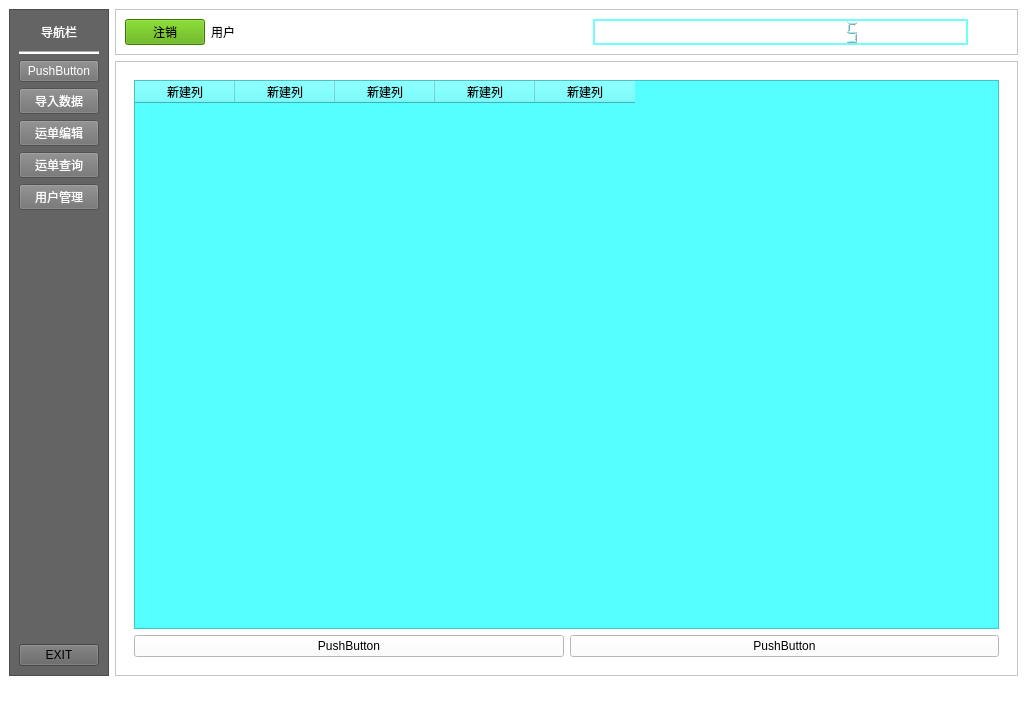
<?xml version="1.0" encoding="UTF-8"?>
<ui version="4.0">
 <class>MainWindow</class>
 <widget class="QMainWindow" name="MainWindow">
  <property name="geometry">
   <rect>
    <x>0</x>
    <y>0</y>
    <width>1027</width>
    <height>707</height>
   </rect>
  </property>
  <property name="windowTitle">
   <string>MainWindow</string>
  </property>
  <property name="styleSheet">
   <string notr="true">background-color: rgb(255, 255, 255);</string>
  </property>
  <widget class="QWidget" name="centralwidget">
   <layout class="QGridLayout" name="gridLayout">
    <item row="0" column="0" rowspan="2">
     <widget class="QFrame" name="daohang">
      <property name="styleSheet">
       <string notr="true">background-color: rgb(100, 100, 100);</string>
      </property>
      <property name="frameShape">
       <enum>QFrame::StyledPanel</enum>
      </property>
      <property name="frameShadow">
       <enum>QFrame::Raised</enum>
      </property>
      <layout class="QGridLayout" name="gridLayout_4">
       <item row="2" column="0">
        <layout class="QVBoxLayout" name="verticalLayout">
         <item>
          <widget class="QPushButton" name="pushButton_6">
           <property name="styleSheet">
            <string notr="true">background-color:  rgb(113, 113, 113);
color:rgb(255, 255, 255);</string>
           </property>
           <property name="text">
            <string>PushButton</string>
           </property>
           <property name="checkable">
            <bool>true</bool>
           </property>
           <property name="autoExclusive">
            <bool>true</bool>
           </property>
          </widget>
         </item>
         <item>
          <widget class="QPushButton" name="pushButton_7">
           <property name="styleSheet">
            <string notr="true">background-color:  rgb(113, 113, 113);
color:rgb(255, 255, 255);</string>
           </property>
           <property name="text">
            <string>导入数据</string>
           </property>
           <property name="icon">
            <iconset resource="../source.qrc">
             <normaloff>:/ico/icon/notebook.png</normaloff>:/ico/icon/notebook.png</iconset>
           </property>
           <property name="iconSize">
            <size>
             <width>24</width>
             <height>24</height>
            </size>
           </property>
           <property name="checkable">
            <bool>true</bool>
           </property>
           <property name="autoExclusive">
            <bool>true</bool>
           </property>
          </widget>
         </item>
         <item>
          <widget class="QPushButton" name="pushButton">
           <property name="styleSheet">
            <string notr="true">background-color:  rgb(113, 113, 113);
color:rgb(255, 255, 255);</string>
           </property>
           <property name="text">
            <string>运单编辑</string>
           </property>
           <property name="icon">
            <iconset resource="../source.qrc">
             <normaloff>:/ico/icon/product-48.ico</normaloff>:/ico/icon/product-48.ico</iconset>
           </property>
           <property name="iconSize">
            <size>
             <width>24</width>
             <height>24</height>
            </size>
           </property>
           <property name="checkable">
            <bool>true</bool>
           </property>
           <property name="autoExclusive">
            <bool>true</bool>
           </property>
          </widget>
         </item>
         <item>
          <widget class="QPushButton" name="pushButton_2">
           <property name="styleSheet">
            <string notr="true">background-color:  rgb(113, 113, 113);
color:rgb(255, 255, 255);</string>
           </property>
           <property name="text">
            <string>运单查询</string>
           </property>
           <property name="icon">
            <iconset resource="../source.qrc">
             <normaloff>:/ico/icon/activity-feed-48.ico</normaloff>:/ico/icon/activity-feed-48.ico</iconset>
           </property>
           <property name="iconSize">
            <size>
             <width>24</width>
             <height>24</height>
            </size>
           </property>
           <property name="checkable">
            <bool>true</bool>
           </property>
           <property name="autoExclusive">
            <bool>true</bool>
           </property>
          </widget>
         </item>
         <item>
          <widget class="QPushButton" name="pushButton_3">
           <property name="styleSheet">
            <string notr="true">background-color:  rgb(113, 113, 113);
color:rgb(255, 255, 255);</string>
           </property>
           <property name="text">
            <string>用户管理</string>
           </property>
           <property name="icon">
            <iconset resource="../source.qrc">
             <normaloff>:/ico/icon/group-48.ico</normaloff>:/ico/icon/group-48.ico</iconset>
           </property>
           <property name="iconSize">
            <size>
             <width>24</width>
             <height>24</height>
            </size>
           </property>
           <property name="checkable">
            <bool>true</bool>
           </property>
           <property name="autoExclusive">
            <bool>true</bool>
           </property>
          </widget>
         </item>
         <item>
          <spacer name="verticalSpacer">
           <property name="orientation">
            <enum>Qt::Vertical</enum>
           </property>
           <property name="sizeHint" stdset="0">
            <size>
             <width>20</width>
             <height>40</height>
            </size>
           </property>
          </spacer>
         </item>
         <item>
          <widget class="QPushButton" name="pushButton_5">
           <property name="text">
            <string>EXIT</string>
           </property>
           <property name="icon">
            <iconset resource="../source.qrc">
             <normaloff>:/ico/icon/arrow-180.png</normaloff>:/ico/icon/arrow-180.png</iconset>
           </property>
           <property name="iconSize">
            <size>
             <width>24</width>
             <height>24</height>
            </size>
           </property>
          </widget>
         </item>
        </layout>
       </item>
       <item row="0" column="0">
        <widget class="QPushButton" name="pushButton_8">
         <property name="enabled">
          <bool>false</bool>
         </property>
         <property name="styleSheet">
          <string notr="true">color: rgb(255, 255, 255);
font: 12pt &quot;Microsoft YaHei UI&quot;;</string>
         </property>
         <property name="inputMethodHints">
          <set>Qt::ImhNone</set>
         </property>
         <property name="text">
          <string>导航栏</string>
         </property>
         <property name="icon">
          <iconset resource="../source.qrc">
           <normaloff>:/ico/icon/780.jpg</normaloff>:/ico/icon/780.jpg</iconset>
         </property>
         <property name="iconSize">
          <size>
           <width>32</width>
           <height>32</height>
          </size>
         </property>
         <property name="checkable">
          <bool>false</bool>
         </property>
         <property name="autoDefault">
          <bool>true</bool>
         </property>
         <property name="default">
          <bool>true</bool>
         </property>
         <property name="flat">
          <bool>true</bool>
         </property>
        </widget>
       </item>
       <item row="1" column="0">
        <widget class="Line" name="line">
         <property name="sizePolicy">
          <sizepolicy hsizetype="Minimum" vsizetype="Fixed">
           <horstretch>0</horstretch>
           <verstretch>29</verstretch>
          </sizepolicy>
         </property>
         <property name="styleSheet">
          <string notr="true">color: rgb(255, 255, 255);
background-color: rgb(255, 255, 255);</string>
         </property>
         <property name="orientation">
          <enum>Qt::Horizontal</enum>
         </property>
        </widget>
       </item>
      </layout>
     </widget>
    </item>
    <item row="0" column="1">
     <widget class="QFrame" name="top">
      <property name="minimumSize">
       <size>
        <width>559</width>
        <height>0</height>
       </size>
      </property>
      <property name="frameShape">
       <enum>QFrame::StyledPanel</enum>
      </property>
      <property name="frameShadow">
       <enum>QFrame::Raised</enum>
      </property>
      <layout class="QGridLayout" name="gridLayout_3">
       <item row="0" column="0">
        <layout class="QHBoxLayout" name="horizontalLayout">
         <item>
          <widget class="QPushButton" name="pushButton_4">
           <property name="styleSheet">
            <string notr="true">background-color: rgb(85, 170, 0);
font: 12pt &quot;Microsoft YaHei UI&quot;;</string>
           </property>
           <property name="text">
            <string>注销</string>
           </property>
           <property name="icon">
            <iconset resource="../source.qrc">
             <normaloff>:/ico/icon/user.png</normaloff>:/ico/icon/user.png</iconset>
           </property>
           <property name="iconSize">
            <size>
             <width>24</width>
             <height>24</height>
            </size>
           </property>
          </widget>
         </item>
         <item>
          <widget class="QLabel" name="label">
           <property name="sizePolicy">
            <sizepolicy hsizetype="Preferred" vsizetype="Preferred">
             <horstretch>1</horstretch>
             <verstretch>0</verstretch>
            </sizepolicy>
           </property>
           <property name="styleSheet">
            <string notr="true">font: 12pt &quot;Microsoft YaHei UI&quot;;</string>
           </property>
           <property name="text">
            <string>用户</string>
           </property>
          </widget>
         </item>
         <item>
          <widget class="QLCDNumber" name="lcdNumber">
           <property name="sizePolicy">
            <sizepolicy hsizetype="Minimum" vsizetype="Minimum">
             <horstretch>1</horstretch>
             <verstretch>0</verstretch>
            </sizepolicy>
           </property>
           <property name="sizeIncrement">
            <size>
             <width>0</width>
             <height>1</height>
            </size>
           </property>
           <property name="styleSheet">
            <string notr="true">color: rgb(114, 255, 250);</string>
           </property>
           <property name="frameShape">
            <enum>QFrame::WinPanel</enum>
           </property>
           <property name="frameShadow">
            <enum>QFrame::Plain</enum>
           </property>
           <property name="lineWidth">
            <number>4</number>
           </property>
           <property name="midLineWidth">
            <number>10</number>
           </property>
           <property name="smallDecimalPoint">
            <bool>false</bool>
           </property>
           <property name="digitCount">
            <number>13</number>
           </property>
           <property name="mode">
            <enum>QLCDNumber::Oct</enum>
           </property>
           <property name="segmentStyle">
            <enum>QLCDNumber::Filled</enum>
           </property>
           <property name="value" stdset="0">
            <double>5.200000000000000</double>
           </property>
           <property name="intValue" stdset="0">
            <number>5</number>
           </property>
          </widget>
         </item>
         <item>
          <spacer name="horizontalSpacer">
           <property name="orientation">
            <enum>Qt::Horizontal</enum>
           </property>
           <property name="sizeHint" stdset="0">
            <size>
             <width>40</width>
             <height>20</height>
            </size>
           </property>
          </spacer>
         </item>
        </layout>
       </item>
      </layout>
     </widget>
    </item>
    <item row="1" column="1">
     <widget class="QFrame" name="main">
      <property name="frameShape">
       <enum>QFrame::StyledPanel</enum>
      </property>
      <property name="frameShadow">
       <enum>QFrame::Sunken</enum>
      </property>
      <layout class="QGridLayout" name="gridLayout_2">
       <item row="0" column="0">
        <widget class="QStackedWidget" name="stackedWidget">
         <property name="styleSheet">
          <string notr="true">background-color: rgb(255, 255, 255);</string>
         </property>
         <widget class="QWidget" name="page">
          <property name="sizePolicy">
           <sizepolicy hsizetype="Preferred" vsizetype="Preferred">
            <horstretch>5</horstretch>
            <verstretch>0</verstretch>
           </sizepolicy>
          </property>
          <property name="sizeIncrement">
           <size>
            <width>0</width>
            <height>10</height>
           </size>
          </property>
          <layout class="QGridLayout" name="gridLayout_5">
           <item row="0" column="0" colspan="2">
            <widget class="QTableWidget" name="tableWidget">
             <property name="sizePolicy">
              <sizepolicy hsizetype="Minimum" vsizetype="Minimum">
               <horstretch>0</horstretch>
               <verstretch>0</verstretch>
              </sizepolicy>
             </property>
             <property name="styleSheet">
              <string notr="true">background-color: rgb(85, 255, 255);</string>
             </property>
             <column>
              <property name="text">
               <string>新建列</string>
              </property>
             </column>
             <column>
              <property name="text">
               <string>新建列</string>
              </property>
             </column>
             <column>
              <property name="text">
               <string>新建列</string>
              </property>
             </column>
             <column>
              <property name="text">
               <string>新建列</string>
              </property>
             </column>
             <column>
              <property name="text">
               <string>新建列</string>
              </property>
             </column>
            </widget>
           </item>
           <item row="1" column="0">
            <widget class="QPushButton" name="pushButton_10">
             <property name="text">
              <string>PushButton</string>
             </property>
            </widget>
           </item>
           <item row="1" column="1">
            <widget class="QPushButton" name="pushButton_9">
             <property name="minimumSize">
              <size>
               <width>0</width>
               <height>14</height>
              </size>
             </property>
             <property name="baseSize">
              <size>
               <width>15</width>
               <height>14</height>
              </size>
             </property>
             <property name="text">
              <string>PushButton</string>
             </property>
            </widget>
           </item>
          </layout>
         </widget>
         <widget class="QWidget" name="page_3"/>
         <widget class="QWidget" name="page_4"/>
         <widget class="QWidget" name="page_5"/>
         <widget class="QWidget" name="page_6"/>
         <widget class="QWidget" name="page_2">
          <widget class="QLabel" name="label_2">
           <property name="geometry">
            <rect>
             <x>110</x>
             <y>70</y>
             <width>461</width>
             <height>211</height>
            </rect>
           </property>
           <property name="styleSheet">
            <string notr="true">background-color: rgb(255, 170, 127);</string>
           </property>
           <property name="text">
            <string>TextLabel</string>
           </property>
          </widget>
         </widget>
        </widget>
       </item>
      </layout>
     </widget>
    </item>
   </layout>
  </widget>
  <widget class="QStatusBar" name="statusbar"/>
 </widget>
 <resources>
  <include location="../source.qrc"/>
 </resources>
 <connections/>
</ui>
